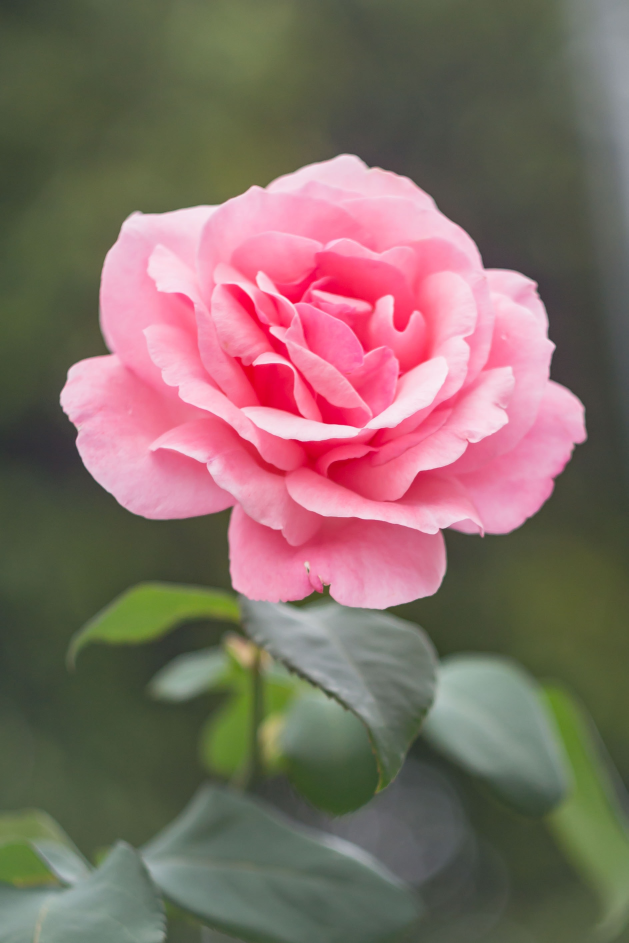
#> input picture Histogram_Matching/hist/Histogram/Flower.jpg, 1886 x 2829 px (shown at 1/3 size)
$ jupyter execute Histogram.ipynb
#> lines starting #> are read from the running program, lines starting #| are printed output that depends on the picture
[cell 1]
import cv2
import numpy
import matplotlib.pyplot as plt

[cell 2]
flower = cv2.imread('Flower.jpg')
#> flower is the input picture: shape (2829, 1886, 3); mean B, G, R 101.8, 108.6, 129.7

[cell 3]
flower = cv2.resize(flower,(600,800))
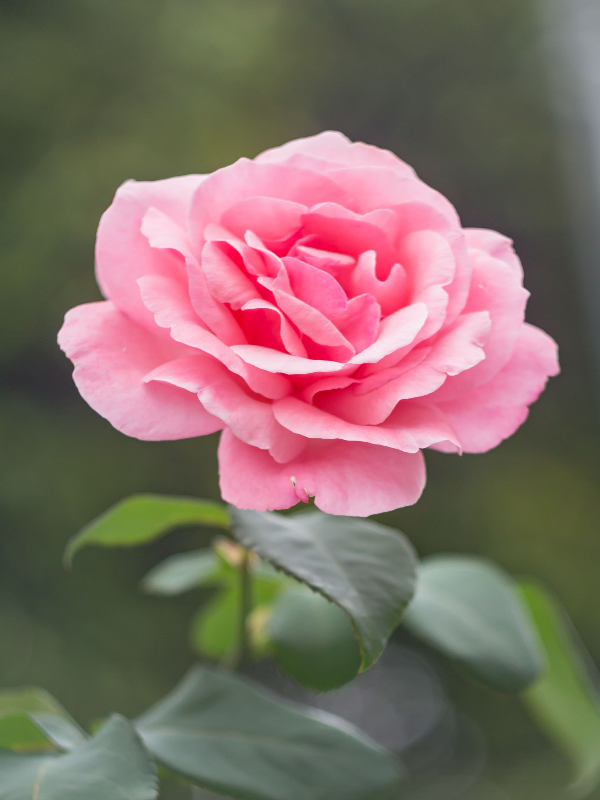
#> flower: shape (800, 600, 3); mean B, G, R 101.7, 108.5, 129.6

[cell 4]
cv2.imshow('Original',flower)
cv2.waitKey()==13
cv2.destroyAllWindows()

[cell 5]
s = flower.shape
#> s = (800, 600, 3)
s
#> Out = (800, 600, 3)

### converting image to gray

[cell 6]
grayFlower = cv2.cvtColor(flower, cv2.COLOR_BGR2GRAY)
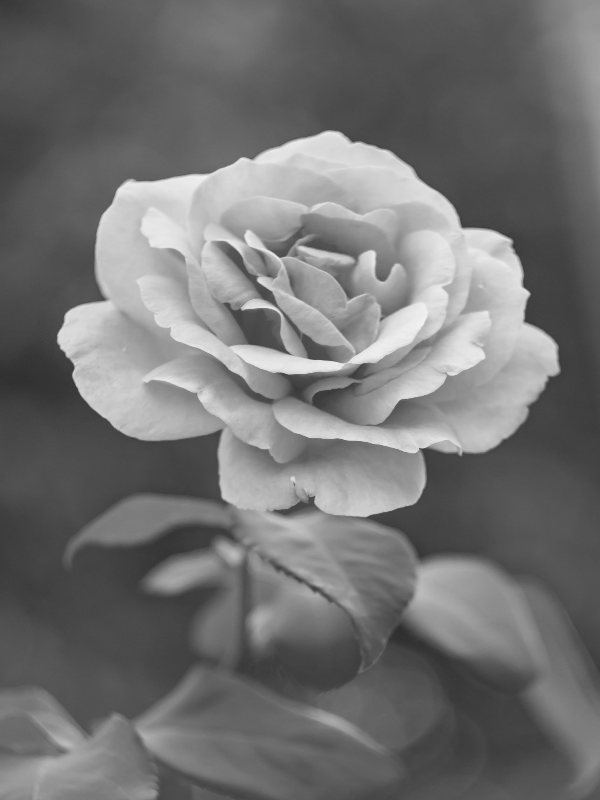
#> grayFlower: shape (800, 600); min 45, max 243, mean 114.1

[cell 7]
grayFlower

[cell 8]
cv2.imshow('grayFlower',grayFlower)
cv2.waitKey()==13
cv2.destroyAllWindows()

### adjusting image constraction and brightness

[cell 9]
scaledGrayFlower = cv2.convertScaleAbs(grayFlower, alpha = 1.10, beta = -20)

[cell 10]
scaledGrayFlower.shape
#> Out = (800, 600)

[cell 11]
scaledGrayFlower

[cell 12]
cv2.imshow('grayFlower',grayFlower)
cv2.imshow('scaledGrayFlower',scaledGrayFlower)
cv2.waitKey()==13
cv2.destroyAllWindows()

### zeros araay

[cell 13]
H = numpy.zeros(shape=256)

[cell 14]
H

### counting pixels

#### Histogram function

[cell 15]
def Hist(image):
    H = numpy.zeros(shape=256)
    s = image.shape
#> s = (800, 600)
    for i in range(s[0]):
        for j in range(s[1]):
            k = image[i,j]
            H[k] = H[k] + 1
#> after the loop, H = 256 values, max 11159 at index 70, min 0 at index 0, mean 1875
    return H

#### constract image

[cell 16]
scaledFlowerHist = Hist(scaledGrayFlower)
#> scaledFlowerHist has the same summary as H in Hist

[cell 17]
#H

[cell 18]
plt.plot(scaledFlowerHist)
plt.show()
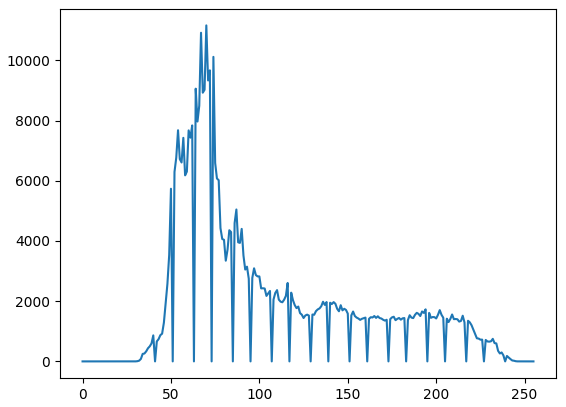
#> figure drawn by matplotlib, 1 panel; curve peaks at x = 70, y = 11159

#### gray image

[cell 19]
grayFlowerHist = Hist(grayFlower)
#> grayFlowerHist = 256 values, max 11159 at index 82, min 0 at index 0, mean 1875

[cell 20]
plt.plot(grayFlowerHist)
plt.show()
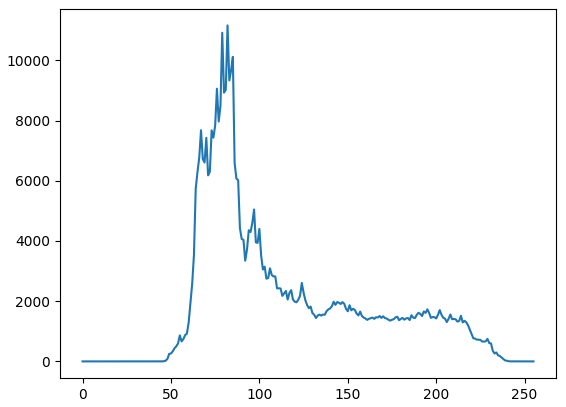
#> figure drawn by matplotlib, 1 panel; curve peaks at x = 82, y = 11159

# 2nd

[cell 21]
x = scaledFlowerHist.reshape(1,256)

[cell 22]
y = numpy.array([])

[cell 23]
y = numpy.append(y,x[0,0])
#> y = [0]

[cell 24]
for i in range(255):
    k = x[0,i+1] + y[i]
    y = numpy.append(y,k)
#> this loop made 255 passes
#> after the loop, y = 256 values from 0 to 480000
y = numpy.round((y/(s[0]*s[1]))*(256-1))
#> y = 256 values from 0 to 255

[cell 25]
for i in range(s[0]):
    for j in range(s[1]):
        k = scaledGrayFlower[i,j]
        scaledGrayFlower[i,j] = y[k]
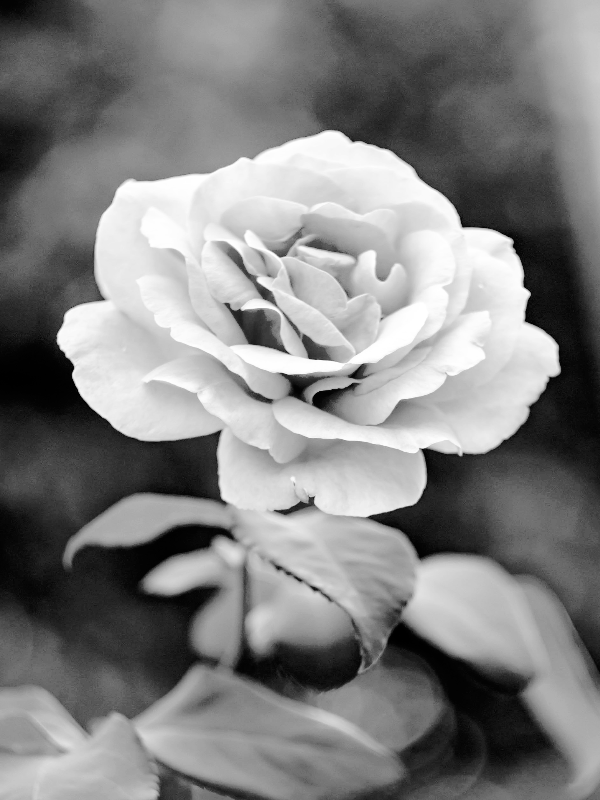
#> scaledGrayFlower: shape (800, 600); min 0, max 255, mean 128.7

[cell 26]
cv2.imshow('scaledGrayFlower',scaledGrayFlower)
cv2.waitKey()==13
cv2.destroyAllWindows()

[cell 27]
equalizeHist = Hist(scaledGrayFlower)
#> equalizeHist = 256 values, max 11159 at index 87, min 0 at index 6, mean 1875

[cell 28]
plt.plot(equalizeHist)
plt.show()
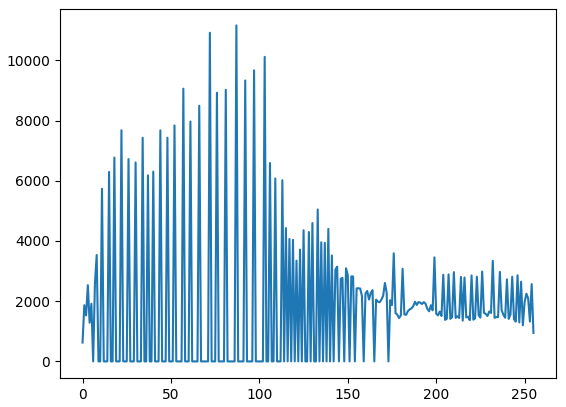
#> figure drawn by matplotlib, 1 panel; curve peaks at x = 87, y = 11159

# Matching

[cell 29]
import pandas as pd

[cell 30]
pd.DataFrame(scaledFlowerHist, columns = ['scaledFlowerHist'])
#> Out = table of 256 rows and 1 columns

[cell 31]
pd.DataFrame(grayFlowerHist, columns = ['grayFlowerHist'])
#> Out = table of 256 rows and 1 columns

[cell 32]
numpy.corrcoef(scaledFlowerHist,grayFlowerHist)
#> Out = [[1, 0.611], [0.611, 1]]

$ run again, with Histogram_Matching/hist/Histogram/cycloneDilateImage.png saved as Histogram_Matching/hist/Histogram/Flower.jpg
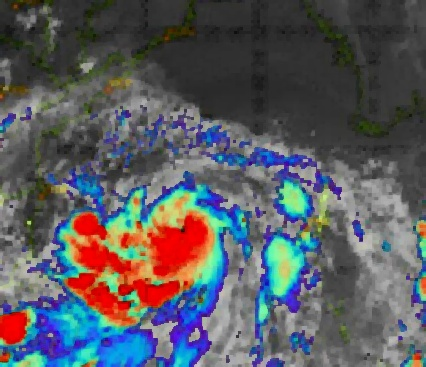
#> input picture Histogram_Matching/hist/Histogram/cycloneDilateImage.png, 426 x 367 px
#> flower is the input picture: shape (367, 426, 3); mean B, G, R 96.1, 91.2, 90
#> flower: shape (800, 600, 3)
#> after the loop in Hist, `for i in range(s[0]):`: H = 256 values, max 10644 at index 33, min 0 at index 7, mean 1875
#> scaledFlowerHist has the same summary as H in Hist
#> grayFlowerHist = 256 values, max 10644 at index 48, min 0 at index 0, mean 1875
#> `y = numpy.append(y,x[0,0])`: y = [8]
#> the loop `for i in range(255):` made 255 passes
#> k on passes 12 to 14: 1763, 2225, 2874
#> after the loop `for i in range(255):`: y = 256 values from 8 to 480000
#> `y = numpy.round((y/(s[0]*s[1]))*(256-1))`: y = 256 values from 0 to 255
#> after the loop `for i in range(s[0]):`:
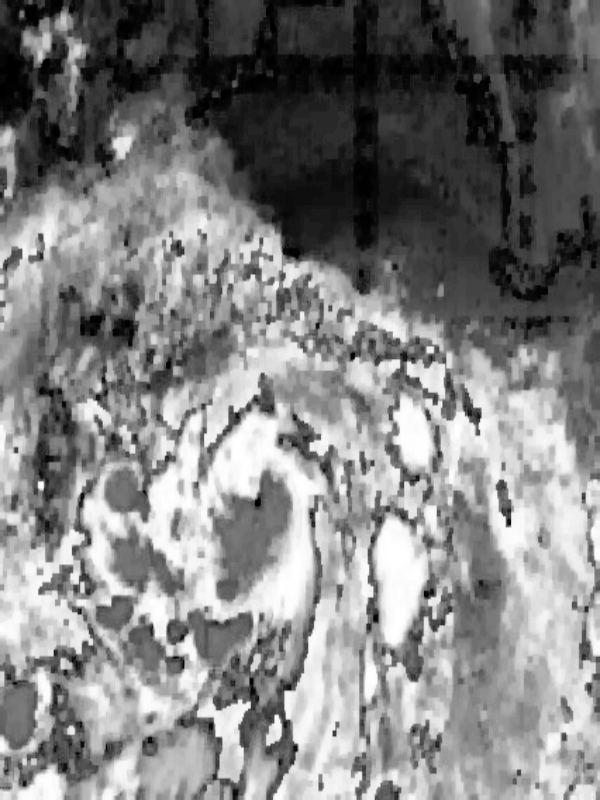
#> scaledGrayFlower: shape (800, 600); min 0, max 255, mean 128.6
#> equalizeHist = 256 values, max 10644 at index 40, min 0 at index 8, mean 1875
#> `plt.show()`:
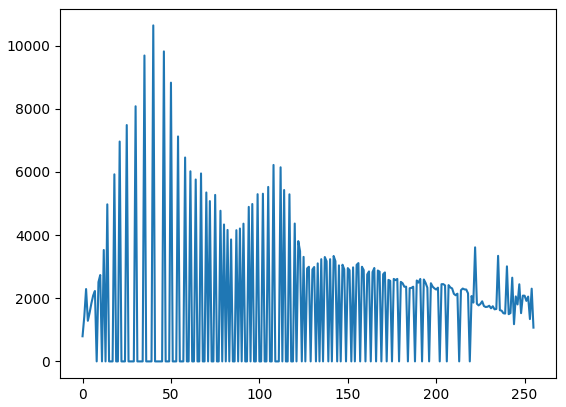
#> figure drawn by matplotlib, 1 panel; curve peaks at x = 40, y = 10644
#> `pd.DataFrame(scaledFlowerHist, columns = ['scaledFlowerHist'])`: Out = table of 256 rows and 1 columns
#> `numpy.corrcoef(scaledFlowerHist,grayFlowerHist)`: Out = [[1, 0.523], [0.523, 1]]
